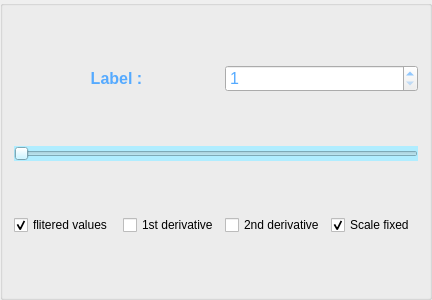
         <widget class="QGroupBox" name="groupBox">
          <property name="sizePolicy">
           <sizepolicy hsizetype="Expanding" vsizetype="Expanding">
            <horstretch>0</horstretch>
            <verstretch>0</verstretch>
           </sizepolicy>
          </property>
          <property name="minimumSize">
           <size>
            <width>300</width>
            <height>300</height>
           </size>
          </property>
          <property name="title">
           <string/>
          </property>
          <layout class="QGridLayout" name="gridLayout_8">
           <item row="0" column="0" colspan="2">
            <widget class="QLabel" name="label_7">
             <property name="font">
              <font>
               <pointsize>12</pointsize>
               <weight>75</weight>
               <bold>true</bold>
              </font>
             </property>
             <property name="layoutDirection">
              <enum>Qt::LeftToRight</enum>
             </property>
             <property name="styleSheet">
              <string notr="true">color: rgb(85, 170, 255);</string>
             </property>
             <property name="frameShadow">
              <enum>QFrame::Plain</enum>
             </property>
             <property name="text">
              <string>Label :</string>
             </property>
             <property name="textFormat">
              <enum>Qt::RichText</enum>
             </property>
             <property name="scaledContents">
              <bool>false</bool>
             </property>
             <property name="alignment">
              <set>Qt::AlignCenter</set>
             </property>
            </widget>
           </item>
           <item row="6" column="1">
            <widget class="QCheckBox" name="checkBox_first_deriv">
             <property name="text">
              <string>1st derivative</string>
             </property>
            </widget>
           </item>
           <item row="6" column="2">
            <widget class="QCheckBox" name="checkBox_2nd_deriv">
             <property name="styleSheet">
              <string notr="true"/>
             </property>
             <property name="text">
              <string>2nd derivative</string>
             </property>
            </widget>
           </item>
           <item row="1" column="0" colspan="4">
            <layout class="QGridLayout" name="gridLayout_hist" rowstretch="0" columnstretch="0" rowminimumheight="0" columnminimumwidth="0">
             <property name="sizeConstraint">
              <enum>QLayout::SetMaximumSize</enum>
             </property>
             <property name="leftMargin">
              <number>0</number>
             </property>
             <property name="rightMargin">
              <number>0</number>
             </property>
             <property name="spacing">
              <number>6</number>
             </property>
            </layout>
           </item>
           <item row="6" column="0">
            <widget class="QCheckBox" name="checkBox_filtered_values">
             <property name="text">
              <string>flitered values </string>
             </property>
             <property name="checked">
              <bool>true</bool>
             </property>
             <property name="autoRepeat">
              <bool>false</bool>
             </property>
            </widget>
           </item>
           <item row="6" column="3">
            <widget class="QCheckBox" name="checkBox_scale_curve">
             <property name="text">
              <string>Scale fixed </string>
             </property>
             <property name="checked">
              <bool>true</bool>
             </property>
            </widget>
           </item>
           <item row="0" column="2" colspan="2">
            <widget class="QSpinBox" name="spinBox_label">
             <property name="font">
              <font>
               <pointsize>12</pointsize>
              </font>
             </property>
             <property name="layoutDirection">
              <enum>Qt::LeftToRight</enum>
             </property>
             <property name="styleSheet">
              <string notr="true">color: rgb(85, 170, 255);</string>
             </property>
             <property name="minimum">
              <number>1</number>
             </property>
             <property name="maximum">
              <number>1000</number>
             </property>
             <property name="value">
              <number>1</number>
             </property>
            </widget>
           </item>
           <item row="2" column="0" colspan="4">
            <widget class="QSlider" name="horizontalSlider_curve_label">
             <property name="styleSheet">
              <string notr="true">
background-color:  rgb(176, 237, 255)</string>
             </property>
             <property name="minimum">
              <number>1</number>
             </property>
             <property name="maximum">
              <number>1000</number>
             </property>
             <property name="orientation">
              <enum>Qt::Horizontal</enum>
             </property>
            </widget>
           </item>
          </layout>
         </widget>
